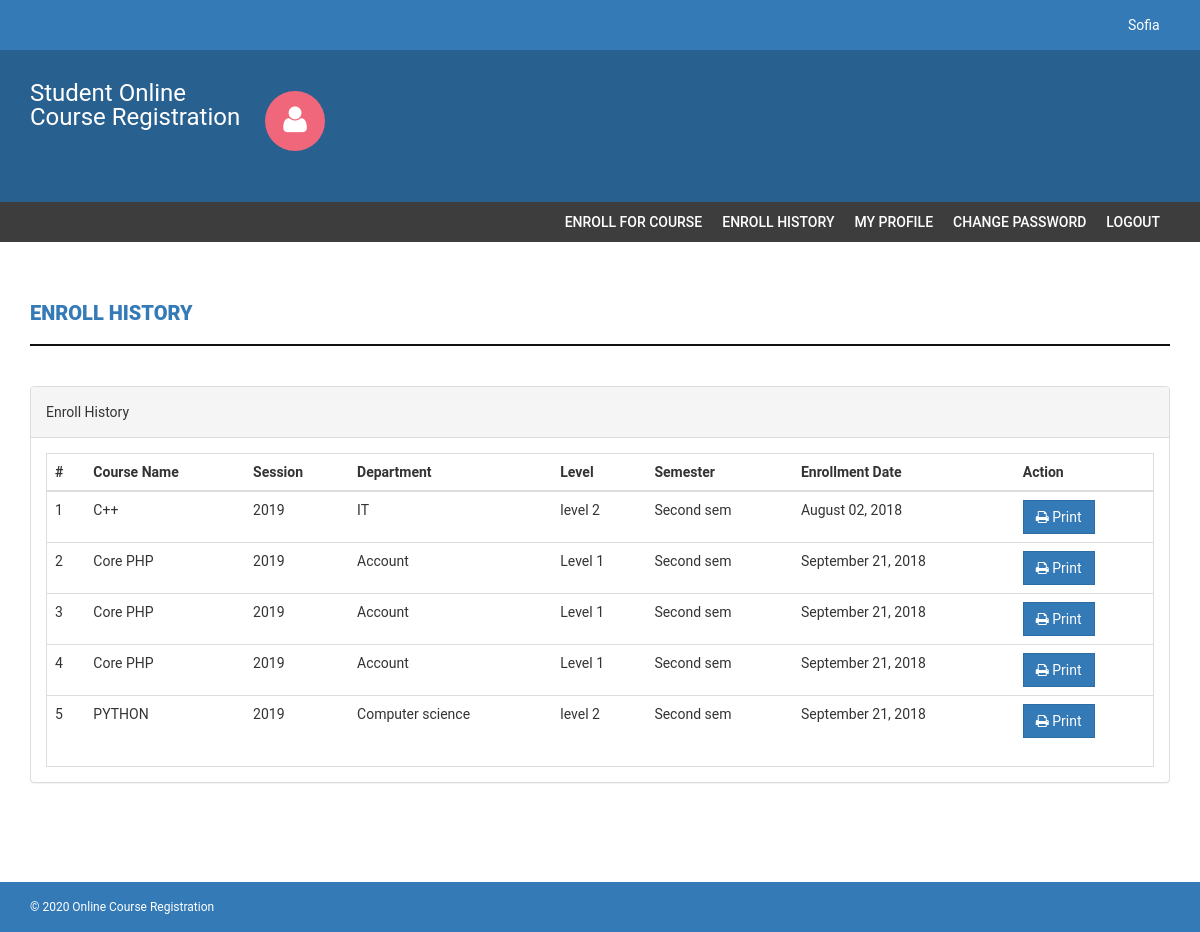
Page /enroll-history.php (signed in) on the committed database.
### tables this page shows
CREATE TABLE `courseenrolls` (
  `id` int(11) NOT NULL,
  `studentRegno` varchar(255) NOT NULL,
  `pincode` varchar(255) NOT NULL,
  `session` int(11) NOT NULL,
  `department` int(11) NOT NULL,
  `level` int(11) NOT NULL,
  `semester` int(11) NOT NULL,
  `course` int(11) NOT NULL,
  `enrollDate` timestamp NOT NULL DEFAULT CURRENT_TIMESTAMP
);

CREATE TABLE `course` (
  `id` int(11) NOT NULL,
  `courseCode` varchar(255) NOT NULL,
  `courseName` varchar(255) NOT NULL,
  `courseUnit` varchar(255) NOT NULL,
  `noofSeats` int(11) NOT NULL,
  `creationDate` timestamp NOT NULL DEFAULT CURRENT_TIMESTAMP,
  `updationDate` varchar(255) NOT NULL
);

CREATE TABLE `session` (
  `id` int(11) NOT NULL,
  `session` varchar(255) NOT NULL,
  `creationDate` timestamp NOT NULL DEFAULT CURRENT_TIMESTAMP
);

CREATE TABLE `department` (
  `id` int(11) NOT NULL,
  `department` varchar(255) NOT NULL,
  `creationDate` timestamp NOT NULL DEFAULT CURRENT_TIMESTAMP
);

CREATE TABLE `level` (
  `id` int(11) NOT NULL,
  `level` varchar(255) NOT NULL,
  `creationDate` timestamp NOT NULL DEFAULT CURRENT_TIMESTAMP
);

CREATE TABLE `semester` (
  `id` int(11) NOT NULL,
  `semester` varchar(255) NOT NULL,
  `creationDate` timestamp NOT NULL DEFAULT CURRENT_TIMESTAMP,
  `updationDate` varchar(255) NOT NULL
);

### enroll-history.php (the view, shortened to what this page needs)
<?php
if(strlen($_SESSION['login'])==0){
header('location:index.php');
}
else{
?>
<!DOCTYPE html>
<html lang="en">
<head>
    <link href="assets/css/bootstrap.css" rel="stylesheet" />
    <link href="assets/css/font-awesome.css" rel="stylesheet" />
    <link href="assets/css/style.css" rel="stylesheet" />
</head>
<body>
<?php include('includes/header.php');?>
<?php if($_SESSION['login']!="")
{
 include('includes/menubar.php');
}
 ?>
    <div class="content-wrapper">
        <div class="container">
              <div class="row">
                    <div class="col-md-12">
                        <h1 class="page-head-line">Enroll History  </h1>
                    </div>
                </div>
                <div class="row" >
                <div class="col-md-12">
                    <div class="panel panel-default">
                        <div class="panel-heading">
                           Enroll History
                        </div>
                        <div class="panel-body">
                            <div class="table-responsive table-bordered">
                                <table class="table">
                                    <thead>
                                        <tr>
                                            <th>#</th>
                                            <th>Course Name </th>
                                            <th>Session </th>
                                            <th> Department</th>
                                             <th>Level</th>
                                                <th>Semester</th>
                                             <th>Enrollment Date</th>
                                             <th>Action</th>
                                        </tr>
                                    </thead>
                                    <tbody>
                        <?php
                        $sql = mysqli_query($con,"SELECT courseenrolls.course AS cid,
                                 course.courseName AS courname,
                                   session.session AS session,department.department AS dept,
                                   level.level AS level,courseenrolls.enrollDate AS edate,
                                   semester.semester AS sem FROM courseenrolls
                                   JOIN course ON course.id=courseenrolls.course
                                   JOIN session ON session.id=courseenrolls.session
                                   JOIN department ON department.id=courseenrolls.department
                                   JOIN level ON level.id=courseenrolls.level
                                   JOIN semester ON semester.id=courseenrolls.semester
                                   WHERE courseenrolls.studentRegno='".$_SESSION['login']."'");
                        $cnt = 1;
                        while($row = mysqli_fetch_array($sql))
                        {
                        ?>
                                        <tr>
                                            <td><?php echo $cnt;?></td>
                                            <td><?php echo htmlentities($row['courname']);?></td>
                                            <td><?php echo htmlentities($row['session']);?></td>
                                            <td><?php echo htmlentities($row['dept']);?></td>
                                            <td><?php echo htmlentities($row['level']);?></td>
                                            <td><?php echo htmlentities($row['sem']);?></td>
                                             <td><?php echo htmlentities(date('F d, Y',strtotime($row['edate'])));?></td>
                                            <td>
                                            <a href="print.php?id=<?php echo $row['cid']?>" target="_blank">
<button class="btn btn-primary"><i class="fa fa-print "></i> Print</button> </a>
                                            </td>
                                        </tr>
<?php
$cnt++;
} ?>
                                    </tbody>
                                </table>
                            </div>
                        </div>
                    </div>
                </div>
            </div>
        </div>
    </div>
  <?php include('includes/footer.php');?>
</body>
</html>
<?php } ?>

### includes/header.php (shortened to what this page needs)
<?php if($_SESSION['login']!="")
{?>
<header>
        <div class="container">
            <div class="row">
                <div class="col-md-12">
                    <?php echo htmlentities($_SESSION['sname']);?>
                </div>
            </div>
        </div>
    </header>
    <?php } ?>
    <div class="navbar navbar-inverse set-radius-zero">
        <div class="container">
            <div class="navbar-header">
                <a class="navbar-brand" href="#" style="color:#fff; font-size:24px; line-height:24px; ">
                  Student Online Course Registration
                </a>
            </div>
            <div class="left-div">
                <i class="fa fa-user login-icon" ></i>
        </div>
            </div>
        </div>

### includes/menubar.php
<section class="menu-section">
        <div class="container">
            <div class="row">
                <div class="col-md-12">
                    <div class="navbar-collapse collapse ">
                        <ul id="menu-top" class="nav navbar-nav navbar-right">
                             <li><a href="pincode-verification.php">Enroll for Course </a></li>
                             <li><a href="enroll-history.php">Enroll History  </a></li>
                              <li><a href="my-profile.php">My Profile</a></li>
                               <li><a href="change-password.php">Change Password</a></li>
                            <li><a href="logout.php">Logout</a></li>
                        </ul>
                    </div>
                </div>
            </div>
        </div>
    </section>

### includes/footer.php
<footer>
        <div class="container">
            <div class="row">
                <div class="col-md-12">
                    &copy; <?php echo date('Y'); ?> Online Course Registration
                </div>
            </div>
        </div>
    </footer>

### assets/css/style.css (style rules this page uses)
.set-radius-zero { border-radius: 0px; -moz-border-radius: 0px; -webkit-border-radius: 0px; }
.content-wrapper { margin-top: 40px; min-height: 600px; padding-bottom: 60px; }
.page-head-line { font-weight: 900; padding-bottom: 20px; border-bottom: 2px solid #111; text-transform: uppercase; color: #337ab7; font-size: 20px; margin-bottom: 40px; }
.btn { border-radius: 0px; -webkit-border-radius: 0px; -moz-border-radius: 0px; }
.login-icon { height: 60px; width: 60px; padding: 13px; border-radius: 50%; font-size: 30px; margin-bottom: 20px; color: #fff; text-align: center; cursor:pointer; background-color:#F0677C; -webkit-border-radius:50%; -moz-border-radius:50%; }
header { background-color: #337ab7; color: #fff; padding: 10px; text-align: right; }
.left-div { padding-left: 30px; margin-top: 40px; margin-bottom: 30px; }
.navbar-brand { width: 250px; padding-top: 30px; }
.menu-section { background-color: #3D3D3D; }
#menu-top a { color: #FFF; text-decoration: none; font-weight: 500; padding: 10px 10px 10px 10px; text-transform: uppercase; }
.navbar-inverse { background-color: #286090; border-color: transparent; }
.navbar { margin-bottom: 0px; }
footer { padding: 10px; color: #fff; font-size: 12px; background-color: #337ab7; }

### rows in the picture
courseenrolls: course.courseName "C++", session.session "2019", department.department "IT", level.level "level 2", semester.semester "Second sem", enrollDate "August 02, 2018"
courseenrolls: course.courseName "Core PHP", session.session "2019", department.department "Account", level.level "Level 1", semester.semester "Second sem", enrollDate "September 21, 2018"
courseenrolls: course.courseName "Core PHP", session.session "2019", department.department "Account", level.level "Level 1", semester.semester "Second sem", enrollDate "September 21, 2018"
courseenrolls: course.courseName "Core PHP", session.session "2019", department.department "Account", level.level "Level 1", semester.semester "Second sem", enrollDate "September 21, 2018"
courseenrolls: course.courseName "PYTHON", session.session "2019", department.department "Computer science", level.level "level 2", semester.semester "Second sem", enrollDate "September 21, 2018"

### other values in the picture
$_SESSION['sname'] "Sofia"
